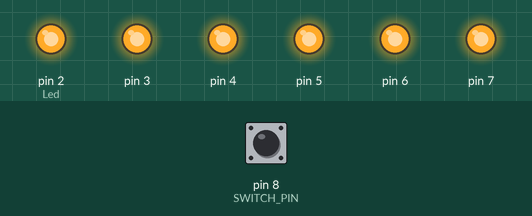
This sketch was run on a simulated Arduino Uno, built with avr-gcc and run on an emulated ATmega328P. On the bench: output pins drawn as LEDs (lit = HIGH). The inputs (shaded band) are chosen by the test bench; at power-on: pin 8 (SWITCH_PIN) LOW.

Above: at 40.4 s.
40.5 s: pin 8 (SWITCH_PIN) pulled HIGH for 3 s
At 43.2 s:
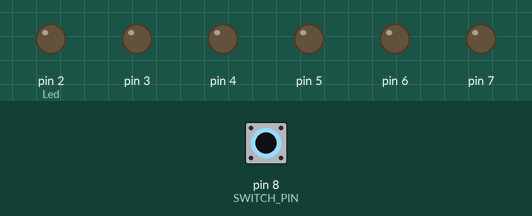
At 54.9 s:
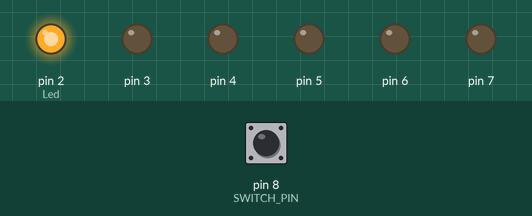
Timing chart, 0 to 79.5 s (numbered marks = the images above; inputs shaded):
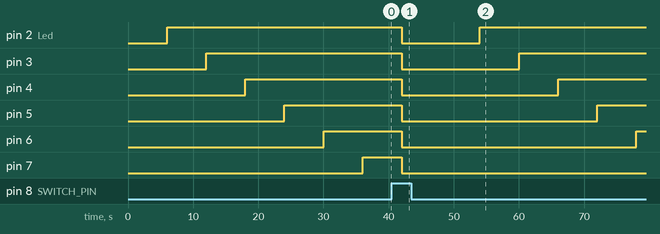

The sketch:

Project08.ino
```cpp
// Declare Variables
const int SWITCH_PIN = 8;
unsigned long PreviousTime = 0;
int SwitchState = 0;
int PrevSwitchState = 0;
int Led = 2;
long INTERVAL = 6000;

void setup()
{
  for(int x = 2; x < 8; x++)
  {
    pinMode(x, OUTPUT);
  }
  pinMode(SWITCH_PIN, INPUT);
}

void loop()
{
  unsigned long CurrentTime = millis();
  if(CurrentTime - PreviousTime > INTERVAL)
  {
    PreviousTime = CurrentTime;
    digitalWrite(Led, HIGH);
    Led++;
    if(Led == 7)
    {
    }
    SwitchState = digitalRead(SWITCH_PIN);
    if(SwitchState != PrevSwitchState)
    {
      for(int x = 2; x < 8; x++)
      {
        digitalWrite(x, LOW);
      }
      Led = 2;
      PreviousTime = CurrentTime;
    }
    PrevSwitchState = SwitchState;
    }
}
```

Measured:
- after the input at 40.5 s, pin 2 (Led): HIGH → LOW after 1.5 s, → HIGH 12.0 s later; pin 3: HIGH → LOW after 1.5 s, → HIGH 18.0 s later; pin 4: HIGH → LOW after 1.5 s, → HIGH 24.0 s later; pin 5: HIGH → LOW after 1.5 s, → HIGH 30.0 s later; pin 6: HIGH → LOW after 1.5 s, → HIGH 36.0 s later
